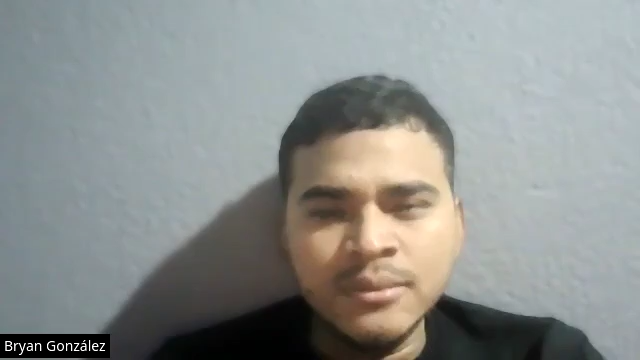
#> input picture Proyecto/Equipo/Bryan/fatigued/Bryan_C01_f2_fatigued.png, 640 x 360 px
$ jupyter execute --allow-errors proyecto.ipynb   (shell and % lines are left out)
#> lines starting #> are read from the running program, lines starting #| are printed output that depends on the picture
# Fisherfaces

## Librerias

[cell 1]

import os
import cv2
import glob
import numpy as np
import random
from sklearn.preprocessing import StandardScaler
from sklearn.decomposition import PCA
from sklearn.discriminant_analysis import LinearDiscriminantAnalysis as LDA
from sklearn.metrics import classification_report, confusion_matrix, accuracy_score
import seaborn as sns
import matplotlib.pyplot as plt
import matplotlib.image as mpimg
from scipy.stats import mode

## Carga de datos

[cell 2]
# --- CONFIGURACIÓN ---
IMG_SIZE = (100, 100)
CLASES_MAP = {
    "joy": 0, "joyful": 0,
    "neutral": 1,
    "distraction": 2, "distracted": 2,
    "fatigue": 3, "fatigued": 3,
    "confusion": 4, "confused": 4
}

# 1. Cargar el detector desde el archivo local
cascade_path = 'haarcascade_frontalface_default.xml'
face_cascade = cv2.CascadeClassifier(cascade_path)

# Verificación inmediata
if face_cascade.empty():
    print(f"ERROR: Archivo no encontrado en '{cascade_path}'.")
else:
    print("Detector cargado correctamente desde archivo local.")

def detectar_y_recortar(img):
    """ Detecta rostro, recorta y devuelve. Si falla, devuelve original. """
    if face_cascade.empty(): return img

    # Haar funciona mejor en escala de grises
    rostros = face_cascade.detectMultiScale(img, scaleFactor=1.1, minNeighbors=5, minSize=(30, 30))

    if len(rostros) > 0:
        # Tomar el rostro más grande (area = w * h)
        x, y, w, h = max(rostros, key=lambda b: b[2] * b[3])
        return img[y:y+h, x:x+w]
    return img

def cargar_datos_fisher_mejorado(ruta_split):
    X = []
    y = []
    print(f"Procesando: {ruta_split}")

    if not os.path.exists(ruta_split):
        print(f"La ruta no existe: {ruta_split}")
        return np.array([]), np.array([])

    carpetas_emocion = os.listdir(ruta_split)

    for nombre_carpeta in carpetas_emocion:
        nombre_lower = nombre_carpeta.lower()
        if nombre_lower in CLASES_MAP:
            label = CLASES_MAP[nombre_lower]
            ruta_emocion = os.path.join(ruta_split, nombre_carpeta)

            # Recorrer archivos
            for archivo in os.listdir(ruta_emocion):
                ruta_img = os.path.join(ruta_emocion, archivo)
                try:
                    # Leer en gris
                    img = cv2.imread(ruta_img, 0)
                    if img is not None:
                        # Detectar -> Recortar -> Resize
                        img_face = detectar_y_recortar(img)
                        img_resized = cv2.resize(img_face, IMG_SIZE)

                        X.append(img_resized.flatten())
                        y.append(label)
                except Exception as e:
                    pass # Ignorar imágenes corruptas

    return np.array(X), np.array(y)

# --- EJECUCIÓN ---
if not face_cascade.empty():
    base_path = "Synthetic_DB_CAS" # Verifica que esta ruta sea correcta

    print("--- Recargando TRAIN ---")
    X_train, y_train = cargar_datos_fisher_mejorado(os.path.join(base_path, "train"))

    print("--- Recargando VAL ---")
    X_val, y_val = cargar_datos_fisher_mejorado(os.path.join(base_path, "val"))

    print("--- Recargando TEST ---")
    X_test, y_test = cargar_datos_fisher_mejorado(os.path.join(base_path, "test"))

    print(f"\nDimensiones finales Train: {X_train.shape}")

## Preparación de datos

[cell 3]
print("--- Preparando Datos ---")
# Concatenamos las filas (axis=0) de Train y Val
X_full_train = np.concatenate((X_train, X_val), axis=0)
y_full_train = np.concatenate((y_train, y_val), axis=0)

print(f"Set de Entrenamiento Completo (Train+Val): {X_full_train.shape}")
print(f"Set de Prueba (Test): {X_test.shape}")

## Estandarizar

[cell 4]
scaler = StandardScaler()
#> (the rest of this cell did not finish here and is left out)

## PCA

[cell 5]
# Usamos .95 para conservar el 95% de la varianza original y reducir ruido
pca = PCA(n_components=0.95, whiten=True, random_state=42)
#> (the rest of this cell did not finish here and is left out)

## LDA

[cell 6]
lda = LDA()
#> (the rest of this cell did not finish here and is left out)

[cell 7]
sns.set_style("whitegrid")
nombres_clases = ["Joy", "Neutral", "Distraction", "Fatigue", "Confusion"]

# --- VISUALIZACIÓN 1: Muestras de Entrada ---
def plot_samples(X, y, n_samples=5):
#> called with X = array of shape (0,), y = array of shape (0,), n_samples = 5
    fig, axes = plt.subplots(1, n_samples, figsize=(15, 3))
    for i in range(n_samples):
        # Tomamos un índice aleatorio
        idx = np.random.randint(0, len(X))

        img = X[idx].reshape(100, 100)
        label = nombres_clases[y[idx]]

        axes[i].imshow(img, cmap='gray')
        axes[i].set_title(f"Clase: {label}")
        axes[i].axis('off')
    plt.suptitle("Ejemplos de entrada (Preprocesados)", fontsize=16)
    plt.show()

# --- VISUALIZACIÓN 2: El "Rostro Promedio" y los "Eigenfaces" ---
# [35 lines left out: functions plot_eigenfaces, plot_lda_space, not called in this run]

[cell 8]
print("Generando gráficas del proceso...")

# 1. Ver ejemplos de datos
#> (the rest of this cell did not finish here and is left out)

#> (a cell that did not finish here is left out)

[cell 10]
nombres_clases = ["Joy", "Neutral", "Distraction", "Fatigue", "Confusion"]

def visualizar_rostros_promedio(X, y):
    fig, axes = plt.subplots(1, 5, figsize=(20, 5))

    print("Generando promedios por clase...")

    for i in range(5):
        #Filtramos todas las imágenes que pertenecen a la clase 'i'
        indices_clase = np.where(y == i)[0]
        imagenes_clase = X[indices_clase]

        if len(imagenes_clase) > 0:
            #Calculamos el promedio a lo largo del eje 0
            imagen_promedio = np.mean(imagenes_clase, axis=0)

            img_visual = imagen_promedio.reshape(100, 100)

            axes[i].imshow(img_visual, cmap='gray')
            axes[i].set_title(f"{nombres_clases[i]}\n({len(imagenes_clase)} muestras)", fontsize=14)
            axes[i].axis('off')
        else:
            axes[i].text(0.5, 0.5, "Sin datos", ha='center')
            axes[i].axis('off')

    plt.suptitle("Rostro Promedio por Emoción", fontsize=20)
    plt.tight_layout()
    plt.show()

visualizar_rostros_promedio(X_full_train, y_full_train)

## Evaluación del test sintético

#> (a cell that did not finish here is left out)

### Matriz de confusión

#> (a cell that did not finish here is left out)

## Evaluación Sintética Fisherfaces

Análisis de tus Resultados (Fisherfaces Mejorado)
1. Joy tiene una precisión: 1.00 (Perfecta)

Esto es muy positivo. Al recortar la cara, la característica de "dientes mostrándose" y "comisuras hacia arriba" se volvió matemáticamente inconfundible para el algoritmo LDA frente a las otras 4 emociones neutras.

2. Fatigue vs. Distraction

Solo acertó 6 veces.
Confundió 6 veces Fatiga con Distraction.
Confundió 4 veces Fatiga con Neutral.

El modelo presenta dificultades para distinguir la 'Fatiga'. Matemáticamente, un rostro cansado (párpados caídos) tiene una varianza de píxeles muy similar a un rostro distraído o neutral. A diferencia de 'Joy', la fatiga no introduce cambios geométricos drásticos de alto contraste, lo que dificulta la separación lineal que intenta Fisherfaces.

## Evalución capturas del equipo

### Carga de imagenes dados los clips

[cell 13]
# --- CONFIGURACIÓN GLOBAL ---
RUTA_BASE = "Equipo"  # Carpeta raíz donde están todos los integrantes
FRAMES_POR_SEGUNDO = 3

# Extensiones de video a buscar
EXTENSIONES = ['*.mp4', '*.mov', '*.avi', '*.mkv']

def procesar_videos_todos_los_miembros():
    # Verificamos que exista la carpeta base
    if not os.path.exists(RUTA_BASE):
        print(f"Error: La carpeta base '{RUTA_BASE}' no existe.")
        return

    # Obtenemos la lista de carpetas (miembros del equipo) dentro de "Equipo/"
    # Filtramos para asegurarnos de que sean directorios y no archivos sueltos
    miembros = [d for d in os.listdir(RUTA_BASE) if os.path.isdir(os.path.join(RUTA_BASE, d))]

    total_global_imagenes = 0

    print(f"Miembros detectados: {miembros}\n")

    for miembro in miembros:
        print(f"--- Procesando miembro: {miembro} ---")

        # Rutas específicas para este miembro
        ruta_miembro = os.path.join(RUTA_BASE, miembro)

        # El ID del sujeto será el nombre de la carpeta (ej. "Bryan", "Daniel")
        # Si prefieres códigos como S01, S02, habría que hacer un diccionario o mapeo aparte.
        # Aquí usaremos el nombre del miembro para facilitar la identificación.
        sujeto_id = miembro

        # Recorrer carpetas de emociones dentro del miembro
        carpetas_emocion = [d for d in os.listdir(ruta_miembro) if os.path.isdir(os.path.join(ruta_miembro, d))]

        for emocion in carpetas_emocion:
            ruta_emocion = os.path.join(ruta_miembro, emocion)

            # Buscar videos dentro de esta carpeta de emoción
            archivos_video = []
            for ext in EXTENSIONES:
                archivos_video.extend(glob.glob(os.path.join(ruta_emocion, ext)))

            if not archivos_video:
                continue # Si no hay videos en esta emoción, saltamos

            print(f"  > Emoción '{emocion}': {len(archivos_video)} videos encontrados.")

            for i, video_path in enumerate(archivos_video):
                nombre_video = os.path.basename(video_path)

                # Definir ID del clip (C01, C02...) basado en el orden encontrado
                clip_id = str(i+1).zfill(2)

                # --- Lógica de Extracción ---
                cap = cv2.VideoCapture(video_path)
                if not cap.isOpened():
                    print(f"    Error leyendo video: {nombre_video}")
                    continue

                fps_video = cap.get(cv2.CAP_PROP_FPS)
                if fps_video == 0: # Evitar división por cero si el video está corrupto
                    cap.release()
                    continue

                step = int(fps_video / FRAMES_POR_SEGUNDO)
                if step < 1: step = 1

                frame_count = 0
                guardados_clip = 0

                while True:
                    ret, frame = cap.read()
                    if not ret: break

                    if frame_count % step == 0:
                        # Nombre: Miembro_Clip_Frame_Emocion.png
                        # Ejemplo: Bryan_C01_f0032_joy.png
                        nombre_img = f"{sujeto_id}_C{clip_id}_f{guardados_clip}_{emocion}.png"
                        ruta_final = os.path.join(ruta_emocion, nombre_img)

                        # Evitar sobrescribir si ya existe (opcional, pero buena práctica) o simplemente escribir
                        cv2.imwrite(ruta_final, frame)
                        guardados_clip += 1
                        total_global_imagenes += 1

                    frame_count += 1

                cap.release()
                print(f"    Video {nombre_video} -> {guardados_clip} imágenes extraídas.")

    print(f"\nPROCESO TOTAL TERMINADO. Total de imágenes generadas: {total_global_imagenes}")

# Ejecutar
procesar_videos_todos_los_miembros()

### Despliegue de muestras

[cell 14]
RUTA_BASE = "Equipo"
CLASES = ["joyful", "neutral", "distracted", "fatigued", "confused"]

def mostrar_ejemplos_reales():
    plt.figure(figsize=(20, 5))
    encontrados = 0

    # Obtenemos la lista de carpetas disponibles (los integrantes del equipo)
    if os.path.exists(RUTA_BASE):
        posibles_participantes = [d for d in os.listdir(RUTA_BASE) if os.path.isdir(os.path.join(RUTA_BASE, d))]
    else:
        print(f"La ruta {RUTA_BASE} no existe.")
        return

    for i, emocion in enumerate(CLASES):
        imagen_encontrada = False

        # Mezclamos los participantes para que el orden de búsqueda sea aleatorio en cada emoción
        random.shuffle(posibles_participantes)

        for participante in posibles_participantes:
            ruta_carpeta = os.path.join(RUTA_BASE, participante, emocion)

            # Verificamos si existe la carpeta y si tiene imágenes
            if os.path.exists(ruta_carpeta):
                imagenes = [f for f in os.listdir(ruta_carpeta) if f.endswith(('.png', '.jpg'))]

                if len(imagenes) > 0:
                    # Seleccionar una imagen al azar de este participante
                    img_nombre = random.choice(imagenes)
                    img_path = os.path.join(ruta_carpeta, img_nombre)

                    img = mpimg.imread(img_path)

                    ax = plt.subplot(1, 5, i + 1)
                    plt.imshow(img)
                    # Mostramos la emoción y el nombre de la carpeta (participante) seleccionada
                    plt.title(f"{emocion}\n({participante})")
                    plt.axis("off")
                    encontrados += 1
                    imagen_encontrada = True
                    break # Se encontró imagen para esta emoción, dejamos de buscar en otros participantes

        # Si después de revisar a todos los participantes no hay imagen:
        if not imagen_encontrada:
            ax = plt.subplot(1, 5, i + 1)
            plt.text(0.5, 0.5, "No encontrada\nen ningún equipo", ha='center')
            plt.title(emocion)
            plt.axis("off")

    plt.suptitle(f"Muestras de Datos Reales ({encontrados}/5 Emociones encontradas)", fontsize=16)
    plt.show()
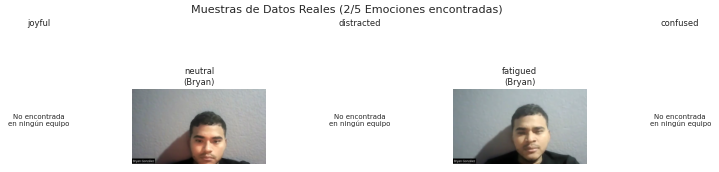
#> figure drawn by matplotlib, 2 panels

mostrar_ejemplos_reales()

### Prueba del modelo

[cell 15]
# --- 1. CARGAR DATOS REALES DE TODOS LOS MIEMBROS ---
RUTA_BASE = "Equipo"

print(f"--- Cargando datos reales masivos desde: {RUTA_BASE} ---")

X_lista_temp = []
y_lista_temp = []

# Detectamos todas las carpetas (Daniel, Bryan, etc.)
if os.path.exists(RUTA_BASE):
    miembros = [d for d in os.listdir(RUTA_BASE) if os.path.isdir(os.path.join(RUTA_BASE, d))]

    for miembro in miembros:
        ruta_miembro = os.path.join(RUTA_BASE, miembro)
        print(f"  > Procesando sujeto: {miembro}...")

        # Llamamos a la función de carga para este miembro específico
        # Nota: Asumimos que 'cargar_datos_fisher_mejorado' devuelve numpy arrays
        X_part, y_part = cargar_datos_fisher_mejorado(ruta_miembro)
#> call 4 of cargar_datos_fisher_mejorado, with ruta_split = 'Equipo/Bryan'
#> in cargar_datos_fisher_mejorado (call 4), `img = cv2.imread(ruta_img, 0)`:
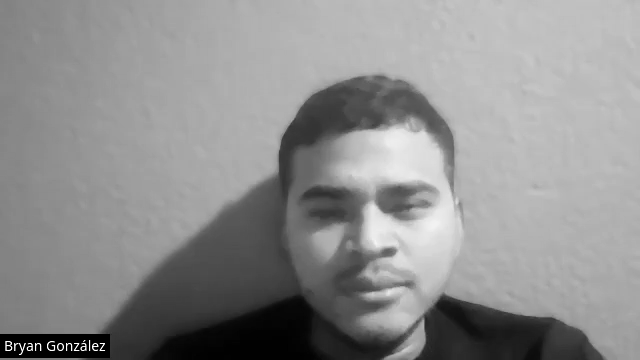
#> img: shape (360, 640); min 0, max 255, mean 142.7
#> in detectar_y_recortar, `rostros = face_cascade.detectMultiScale(img, scaleFactor=1.1, minNeigh..`: rostros = [[273, 134, 192, 192]]
#> in detectar_y_recortar, `x, y, w, h = max(rostros, key=lambda b: b[2] * b[3])`: x = 273; y = 134; w = 192
#> in detectar_y_recortar, `return img[y:y+h, x:x+w]`:
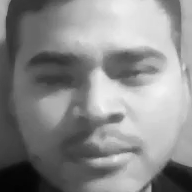
#> returned value: shape (192, 192); min 3, max 243, mean 138

        if len(X_part) > 0:
            X_lista_temp.append(X_part)
            y_lista_temp.append(y_part)
            print(f"    - {len(X_part)} imágenes cargadas.")
        else:
            print(f"    - Sin imágenes válidas.")
else:
    print(f"ERROR: La ruta base {RUTA_BASE} no existe.")

# Concatenamos todos los datos en un solo dataset
if len(X_lista_temp) > 0:
    X_real = np.vstack(X_lista_temp)      # Une todas las matrices de características
    y_real = np.concatenate(y_lista_temp) # Une todas las etiquetas
else:
    X_real, y_real = [], []

#> (a cell that did not finish here is left out)

### Nivel Clip

[cell 17]
def cargar_datos_fisher_con_nombres(ruta_split):
    X = []
    y = []
    filenames = [] # Nueva lista para guardar nombres

    # Aseguramos el orden de clases igual que en el entrenamiento
    clases_validas = ["joyful", "neutral", "distracted", "fatigued", "confused"]
    mapa_etiquetas = {nombre: i for i, nombre in enumerate(clases_validas)}

    if not os.path.exists(ruta_split):
        return np.array([]), np.array([]), np.array([])

    carpetas_emocion = os.listdir(ruta_split)

    for nombre_carpeta in carpetas_emocion:
        nombre_lower = nombre_carpeta.lower()

        # Mapeo manual simple por si las carpetas tienen mayúsculas
        if nombre_lower == "joy": nombre_lower = "joyful"
        if nombre_lower == "fatigue": nombre_lower = "fatigued"
        if nombre_lower == "confusion": nombre_lower = "confused"
        if nombre_lower == "distraction": nombre_lower = "distracted"

        if nombre_lower in mapa_etiquetas:
            label = mapa_etiquetas[nombre_lower]
            ruta_emocion = os.path.join(ruta_split, nombre_carpeta)

            for archivo in os.listdir(ruta_emocion):
                ruta_img = os.path.join(ruta_emocion, archivo)
                try:
                    # Leer en escala de grises
                    img = cv2.imread(ruta_img, cv2.IMREAD_GRAYSCALE)
                    if img is not None:
                        # 1. Detectar y Recortar (Usamos tu funcion existente)
                        img_face = detectar_y_recortar(img)

                        # 2. Resize forzoso a 100x100
                        img_resized = cv2.resize(img_face, (100, 100))

                        # 3. Guardar datos
                        X.append(img_resized.flatten())
                        y.append(label)
                        filenames.append(archivo) # Guardamos el nombre "Daniel_C01..."
                except Exception:
                    pass

    return np.array(X), np.array(y), np.array(filenames)

[cell 18]
# --- 1. CARGA DE DATOS CON NOMBRES ---
RUTA_BASE = "Equipo"
print(f"--- Cargando datos reales masivos desde: {RUTA_BASE} ---")

X_lista = []
y_lista = []
f_lista = [] # Lista para nombres

if os.path.exists(RUTA_BASE):
    miembros = [d for d in os.listdir(RUTA_BASE) if os.path.isdir(os.path.join(RUTA_BASE, d))]
    for miembro in miembros:
        ruta_miembro = os.path.join(RUTA_BASE, miembro)
        # Usamos la nueva función
        X_p, y_p, f_p = cargar_datos_fisher_con_nombres(ruta_miembro)

        if len(X_p) > 0:
            X_lista.append(X_p)
            y_lista.append(y_p)
            f_lista.append(f_p)
            print(f"  > {miembro}: {len(X_p)} imágenes.")

#> (the rest of this cell did not finish here and is left out)

# MobileNet

## Librerias adicionales

[cell 19]
import tensorflow as tf
from tensorflow.keras.preprocessing.image import ImageDataGenerator
from tensorflow.keras.applications.mobilenet_v2 import preprocess_input
from tensorflow.keras.applications import MobileNetV2
from tensorflow.keras import layers, models, optimizers
from tensorflow.keras.callbacks import EarlyStopping
import pandas as pd

## Recortar las imágenes

[cell 20]
# Rutas Base
INPUT_ROOT = "Equipo"
OUTPUT_ROOT = "Equipo_CROP"

# Configuración
IMG_SIZE = (224, 224)
cascade_path = 'haarcascade_frontalface_default.xml'
face_cascade = cv2.CascadeClassifier(cascade_path)

def recortar_dataset_real_masivo():
    if face_cascade.empty():
        print("Error: No se encuentra el XML del detector.")
        return

    if not os.path.exists(INPUT_ROOT):
        print(f"Error: No encuentro la carpeta {INPUT_ROOT}")
        return

    print(f"Iniciando recorte de rostros masivo en: {INPUT_ROOT}")

    miembros = [d for d in os.listdir(INPUT_ROOT) if os.path.isdir(os.path.join(INPUT_ROOT, d))]

    total_global = 0

    for miembro in miembros:
        print(f"--- Procesando miembro: {miembro} ---")

        ruta_miembro_origen = os.path.join(INPUT_ROOT, miembro)
        ruta_miembro_destino = os.path.join(OUTPUT_ROOT, miembro)

        if not os.path.exists(ruta_miembro_origen):
            continue

        emociones = os.listdir(ruta_miembro_origen)

        for emocion in emociones:
            ruta_emocion_origen = os.path.join(ruta_miembro_origen, emocion)
            ruta_emocion_destino = os.path.join(ruta_miembro_destino, emocion)

            if not os.path.isdir(ruta_emocion_origen): continue

            os.makedirs(ruta_emocion_destino, exist_ok=True)

            archivos = os.listdir(ruta_emocion_origen)
            count = 0
            count_fallback = 0 # Contador para imágenes guardadas sin recorte

            for archivo in archivos:
                if not archivo.lower().endswith(('.png', '.jpg', '.jpeg')):
                    continue

                ruta_img = os.path.join(ruta_emocion_origen, archivo)

                img = cv2.imread(ruta_img)
#> img is the input picture: shape (360, 640, 3); mean B, G, R 142, 144.3, 141.2
                if img is None:
                    print(f"No se pudo leer: {ruta_img}")
                    continue

                # Detectar rostro
                gray = cv2.cvtColor(img, cv2.COLOR_BGR2GRAY)

                # MODIFICACION 1: minNeighbors=3 (mas sensible para detectar caras dificiles)
                rostros = face_cascade.detectMultiScale(gray, scaleFactor=1.1, minNeighbors=3, minSize=(30, 30))
#> rostros = [[273, 134, 191, 191]]

                if len(rostros) > 0:
                    # CASO IDEAL: Se encontró cara, se recorta
                    x, y, w, h = max(rostros, key=lambda b: b[2] * b[3])
#> x = 273; y = 134; w = 191; h = 191
                    face = img[y:y+h, x:x+w]
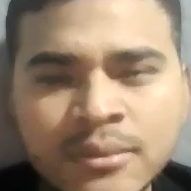
#> face: shape (191, 191, 3); mean B, G, R 112.7, 134.6, 157
                    face_resized = cv2.resize(face, IMG_SIZE)
                    cv2.imwrite(os.path.join(ruta_emocion_destino, archivo), face_resized)
                    count += 1
                    total_global += 1
                else:
                    # MODIFICACION 2 (Plan B): Si falla la detección (común en 'distracted')
                    # Guardamos la imagen completa redimensionada para no perder el dato
                    img_resized = cv2.resize(img, IMG_SIZE)
                    cv2.imwrite(os.path.join(ruta_emocion_destino, archivo), img_resized)
                    count_fallback += 1
                    total_global += 1

            if count > 0 or count_fallback > 0:
                print(f"  Carpeta {emocion}: {count} recortes + {count_fallback} originales (fallback).")

    print(f"\nProceso terminado. Total imagenes listas: {total_global}")
    print(f"Ubicacion de salida: {OUTPUT_ROOT}")

# Ejecutar
recortar_dataset_real_masivo()
